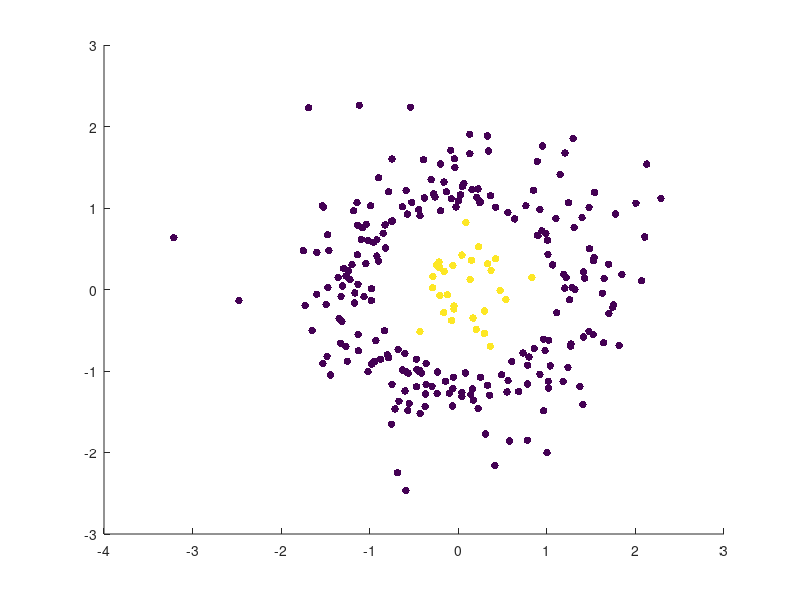

The MATLAB source for this figure: (Note: this script raises an error after producing the figure.)
clc
close all
clear

%% AddPaths
addpath(genpath('MLmat-master'));
addpath(genpath('ETWSVM_Tools'));

%% GenerateData
%% Example 1
% n = 150;
% X = [randn(n,2); randn(n,2)];
% X(1:n,1) = X(1:n,1) + 8;
% % X = zscore(X);
% y = [-ones(n,1);ones(n,1)]; % clase 1 - clase 2
% ParFor
% nc=2;
% matlabpool close force
% matlabpool(nc); 
% 
% BaseDatos='dona';
% load(['data/',BaseDatos])
% % Data=load(['data/',BaseDatos]);
% X=Data(:,1:end-1);
% y=Data(:,end);
% X3 = 2*X(y==-1,:) ;
% %X4 = 4*X(y==-1,:) ;
% %X = [X;X3;X4];
% X = [X;X3];
%y = [y;ones(sum(y==-1),1); -ones(sum(y==-1),1)];
% y = [y;ones(sum(y==-1),1)]*-1;


% % % %  Example 2
Data=load('data/SinteticoDona1.txt');
X=Data(:,1:end-1);
y=Data(:,end);

X = zscore(X);
figure(1)
scatter(X(:,1),X(:,2),30,y,'filled')

%% Gaussian kernel parameter grid


so=median(pdist(X));
Vs=linspace(0.01*so,so,10)';

clear exp1 exp2;
%% contour plot
xs = std(X(:,1));
ys = std(X(:,2));
ux = mean(X(:,1));
uy = mean(X(:,2));
lix = ux - 3.5*xs;
lsx = ux + 3.5*xs;
liy = uy - 3*ys;
lsy = uy + 3*ys;

np = 500;
Xm = meshgrid(lix: (lsx - lix)/np :lsx);
Ym = meshgrid(liy: (lsy - liy)/np :lsy);
Ym=Ym';
Xmv=Xm(:);
Ymv=Ym(:);
TestX=[Xmv,Ymv];
Fm = zeros(np+1,np+1);
label_estc = zeros(np+1,np+1);

%% Kernel Function
kern.kernfunction='rbf';
tipo = 'nolineal';
%% Metric learning -- CKA    
opts = ckaoptimset();
opts.showCommandLine=false;
opts.showWindow=false;
opts.maxiter = 100;
opts.Q =0.99;  
[~,~,label] = SeparacionClases(X,y);
nc1 = size(X(y==label(1)),1);
nc2 = size(X(y==label(2)),1);
l = [ones(nc1,1);-1*ones(nc2,1)];
L = double(bsxfun(@eq,l,l'));
tic
E = kMetricLearningMahalanobis(X,L,y,opts);
ti = toc;
fprintf('Estimating time matrix E: %.5f sec \n',ti)

for is = 1:length(Vs)
    
    fprintf('%i/%i\n',is,length(Vs));
    %% Training ETWSVM
    [Xc1,Xc2,labels] = SeparacionClases(X,y);

    [svmStructs] = TrainingETWSVM(...
     X,y,E,Vs(is),tipo);
  %% classification
    [label_estc,T] = VWLTSVM_Classify_CKA(svmStructs,TestX);

    svmPlus = svmStructs.svmPlus;
    svmMinus = svmStructs.svmMinus;
   %% Contourn over input space

    label_estc = reshape(label_estc,np+1,np+1);
    T1 = reshape(T(:,1),np+1,np+1);
    T2 = reshape(T(:,2),np+1,np+1);

    figure(1)
    [C,h] = contourf(Xm,Ym,T1,5,'LineColor','none');
    hold on
    plot(X(y==1,1),X(y==1,2),'r*'),
    plot(X(y==-1,1),X(y==-1,2),'b*'),
    colorbar
    legend({'Score Hyperplane +1';'+1';'-1'},'Location','Best')
    title(['Score hyperplane +1 sig=',num2str(Vs(is))]);

    figure(2)
    [C,h] = contourf(Xm,Ym,T2,5,'LineColor','none');
    hold on
    plot(X(y==1,1),X(y==1,2),'r*'),
    plot(X(y==-1,1),X(y==-1,2),'b*'),
    colorbar

    legend({'Score Hyperplane -1';'+1';'-1'},'Location','Best')
    title(['Score hyperplane -1 sig=',num2str(Vs(is))]);
    %% Graficas         

    figure(3)
    [C,h] = contourf(Xm,Ym,label_estc,40,'LineColor','none');
    hold on
    plot(X(y==1,1),X(y==1,2),'r*'),
    plot(X(y==-1,1),X(y==-1,2),'b*'),
    colorbar
    legend({'Hyperplane';'+1';'-1'},'Location','Best')
    title(['Classification sig=',num2str(Vs(is))]);

    figure(5)

    gscatter(X(:,1),X(:,2),y,'br','**')
    hold on
    plot(Xc1(svmMinus.alpha>1e-8,1),Xc1(svmMinus.alpha>1e-8,2),'go','LineWidth',2)
    plot(Xc2(-1*svmPlus.alpha>1e-8,1),Xc2(-1*svmPlus.alpha>1e-8,2),'ko','LineWidth',2)
    legend({'Class -1';'Class +1';'SV class -1';'SV class +1'},'Location','Best')
    title('Model support vectors')


    showfigs_c(2)

    fprintf('\t Press a key to continue... \n')
    pause
    hold off
    close all       

end
